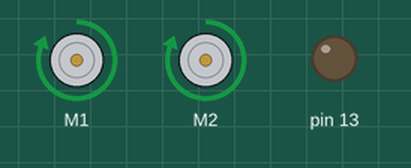
Bench run of a sketch on a simulated Arduino Uno, built with avr-gcc and run on an emulated ATmega328P. On the bench: 2 × DC motor (green arrow = forward, orange = backward, longer = faster), output pins drawn as LEDs (lit = HIGH).

Above: at 0.15 s.
At 2.8 s:
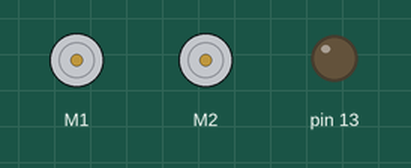
At 7.5 s:
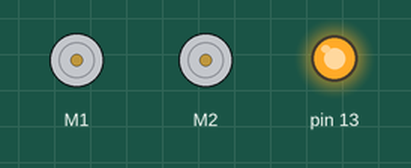
Timing chart, 0 to 10.8 s (numbered marks = the images above):
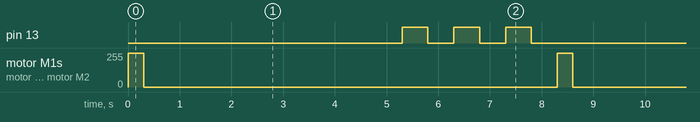

The sketch:

dummy_dc_motor.ino
```cpp
#include <Adafruit_MotorShield.h>

// Create the motor shield object with the default I2C address
Adafruit_MotorShield AFMS = Adafruit_MotorShield();
// Or, create it with a different I2C address (say for stacking)
// Adafruit_MotorShield AFMS = Adafruit_MotorShield(0x61);

// Select which 'port' M1, M2, M3 or M4. In this case, M1
Adafruit_DCMotor *linearActuator1 = AFMS.getMotor(1);
Adafruit_DCMotor *linearActuator2 = AFMS.getMotor(2);

void setup() {
  // set LED pin
  pinMode(13, OUTPUT);

  if (AFMS.begin()) {
    // motor shield found

    // Set the speed to start, from 0 (off) to 255 (max speed)
    linearActuator1->setSpeed(255);
    linearActuator1->run(FORWARD);
    linearActuator2->setSpeed(255);
    linearActuator2->run(FORWARD);

    // turn on both motors
    linearActuator1->run(RELEASE);
    linearActuator2->run(RELEASE);
  }
  else {
    return;
  }
}

void loop() {
    // turn on both linear actuators for a brief time to pull the trigger
    // NOTE: Single linear actuator can draw up to 4A during startup so we need to make it quick
    linearActuator1->run(FORWARD);
    linearActuator2->run(FORWARD);
    delay(300);

    // turn off both linear actuators immediately not to burn the motor controller
    linearActuator1->run(RELEASE);
    linearActuator2->run(RELEASE);

    // let the motor controller to coo off
    delay(5000);

    // blink LED to indicate that we are not in reset state
    for (int i=0; i<3; i++) {
      digitalWrite(13, HIGH);
      delay(500);
      digitalWrite(13, LOW);
      delay(500);
    }
}
```

Measured:
- by itself, pin 13: repeats every 8.3 s: 2 × (LOW 0.50 s, HIGH 0.50 s), LOW 5.8 s, HIGH 0.50 s
- by itself, motor M1, motor M2: alternates forward 255/255 for 0.30 s and stopped for 8.0 s
